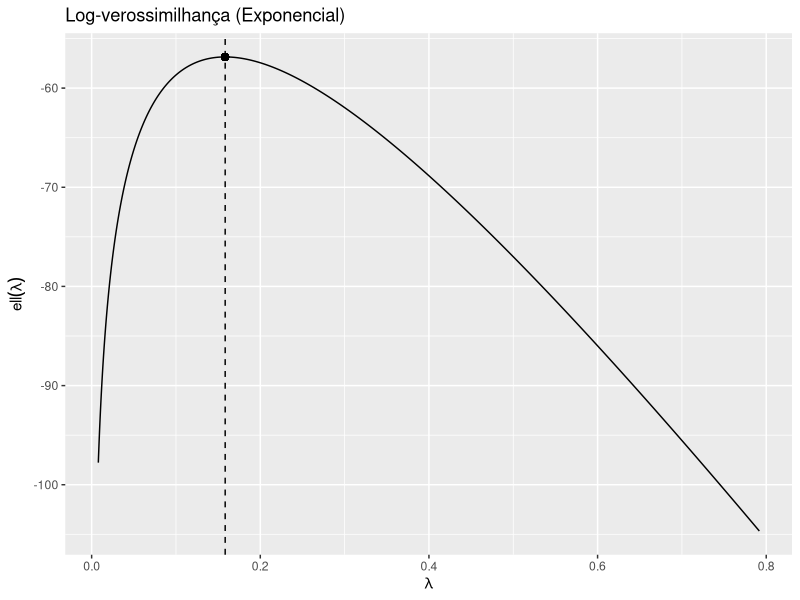
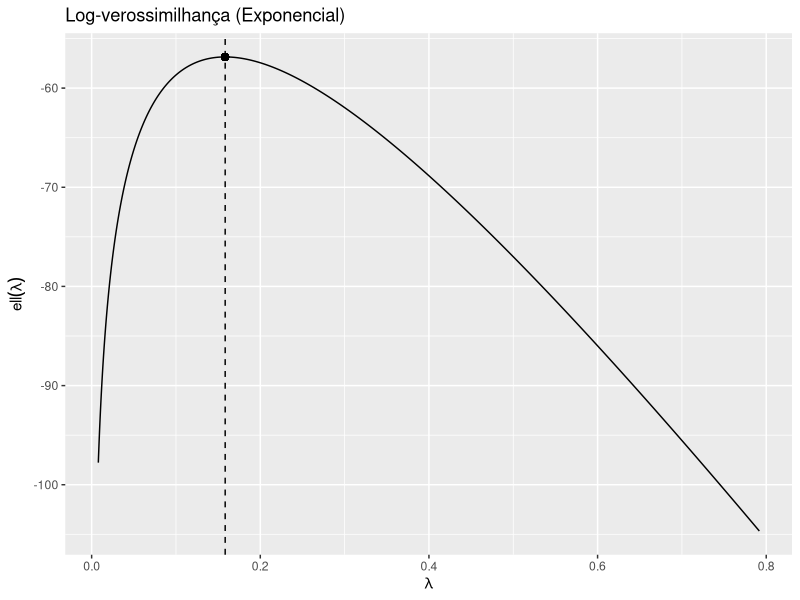

Here is the R script that generated these plots, in order:
# ==========================================
# TI0111 - Homework III
# Tudo em R (Questões 1 e 2)
# ==========================================

# ---------- Setup ----------
dir.create("figures", showWarnings = FALSE)

need_pkg <- function(pkg) {
  if (!requireNamespace(pkg, quietly = TRUE)) install.packages(pkg)
}

need_pkg("ggplot2")
need_pkg("palmerpenguins")

library(ggplot2)
library(palmerpenguins)

# Helper para salvar e mostrar plot
save_plot <- function(p, filename, w = 8, h = 5, dpi = 150) {
  ggsave(filename = file.path("figures", filename), plot = p, width = w, height = h, dpi = dpi)
  print(p)
}

cat("===== HOMEWORK III (R) =====\n\n")

# =========================================================
# QUESTÃO 1 — Exponencial
# =========================================================
cat("=== QUESTÃO 1: Exponencial ===\n")

# Dados (Tabela 1)
x <- c(
  0.99, 2.31, 10.85, 6.15, 10.81, 3.72, 5.75, 4.15, 9.27, 7.84,
  2.31, 10.85, 6.15, 1.81, 3.72, 5.75, 10.40, 10.04, 4.15, 9.27
)

n <- length(x)
sx <- sum(x)

cat("n =", n, "\n")
cat("sum(x) =", sx, "\n\n")

# (2) log-verossimilhança para Exponencial(lambda)
loglik_exp <- function(lambda, x) {
  if (lambda <= 0) return(-Inf)
  n <- length(x)
  n * log(lambda) - lambda * sum(x)
}

# (3) MLE: lambda_hat = n / sum(x)
lambda_hat <- n / sx
cat("MLE lambda_hat =", lambda_hat, "\n")

# (4) Gráfico da log-verossimilhança
lambda_grid <- seq(from = max(1e-6, 0.05 * lambda_hat),
                   to   = 5 * lambda_hat,
                   length.out = 3000)

ll_vals <- vapply(lambda_grid, loglik_exp, numeric(1), x = x)

df_ll <- data.frame(lambda = lambda_grid, loglik = ll_vals)

p_ll <- ggplot(df_ll, aes(x = lambda, y = loglik)) +
  geom_line() +
  geom_vline(xintercept = lambda_hat, linetype = 2) +
  geom_point(aes(x = lambda_hat, y = loglik_exp(lambda_hat, x)), size = 2) +
  labs(
    title = "Log-verossimilhança (Exponencial)",
    x = expression(lambda),
    y = expression(ell(lambda))
  )

save_plot(p_ll, "Q1_loglik.png")

# (5a) Tempo médio estimado: E[X] = 1/lambda
mean_life_hat <- 1 / lambda_hat

# (5b) P(X > 5) = exp(-lambda * 5)
p_gt_5 <- exp(-lambda_hat * 5)

cat("\nTempo medio estimado (anos) =", mean_life_hat, "\n")
cat("P(X > 5) =", p_gt_5, "\n\n")
